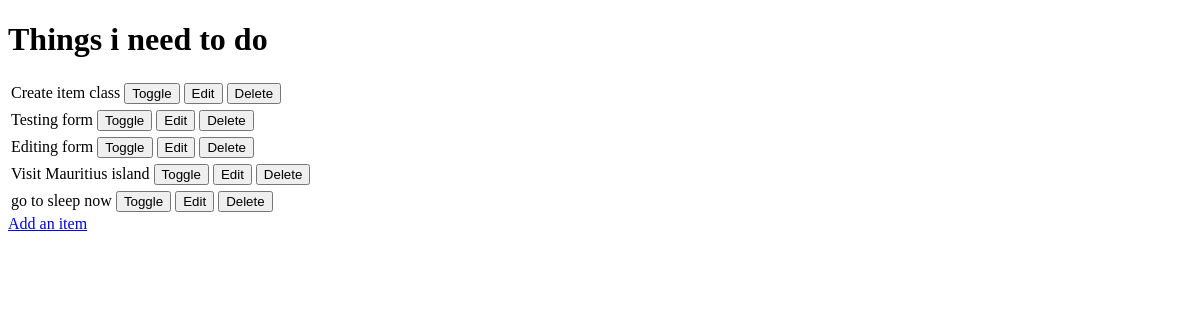
The app's page /, older data.
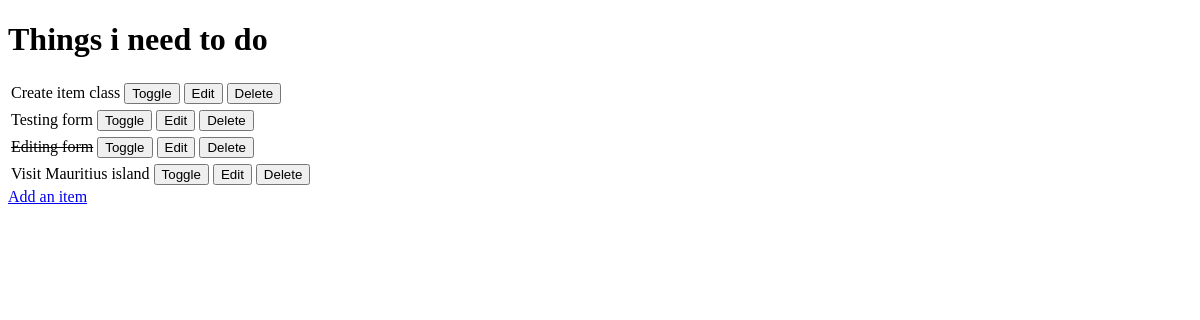
The same page, newer data.
### todo/models.py (models this page shows, shortened)
class Item(models.Model):
    name = models.CharField(max_length=50, null=False, blank=False)
    done = models.BooleanField(null=False, blank=False, default=False)

### todo/views.py (the view)
# urls.py: path('', views.get_todo_list, name="get_todo_list"),
def get_todo_list(request):
    items = Item.objects.all()
    context = {
        'items': items
    }
    return render(request, 'todo/todo_list.html', context)

### todo/templates/todo/todo_list.html (shortened to what this page needs)
<!DOCTYPE html>
<html lang="en">
<head>
</head>
<body>
    <h1>Things i need to do</h1>
    {% for item in items %}
        <table>
            <tr>
                {% if item.done %}
                    <td><strike>{{ item.name }}</strike></td>
                {% else %}
                    <td>{{ item.name }}</td>
                {% endif %}
                <td>
                    <a href="/toggle/{{ item.id }}">
                        <button>Toggle</button>
                    </a>
                </td>
                <td>
                    <a href="/edit/{{ item.id }}">
                        <button>Edit</button>
                    </a>
                </td>
                <td>
                    <a href="/delete/{{ item.id }}">
                        <button>Delete</button>
                    </a>
                </td>
            </tr>
        </table>
    {% empty %}
        <tr><td>You have nothing to do</td></tr>
    {% endfor %}
    <a href="/add">Add an item</a>
</body>
</html>

Row changes from the older to the newer data that the page shows:
removed Item: name "go to sleep now"
changed Item "Editing form": done False → True (drawn)
